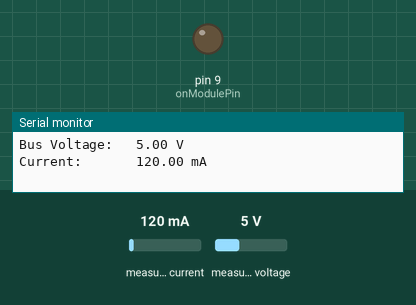
This program was run on a simulated Arduino Nano, built for the host (arithmetic inside an expression is 32-bit, double 64-bit). On the bench: output pins drawn as LEDs (lit = HIGH), the last lines printed to the serial monitor. Inputs (shaded band) come from the test bench; at power-on: measured current 120 mA, measured voltage 5 V. No MQTT or app messages arrive unless stated; the modem accepts every AT command (registered, SIM ready, sends succeed) and sends nothing else.

Above: at 0.1 s.
At 4.2 s:
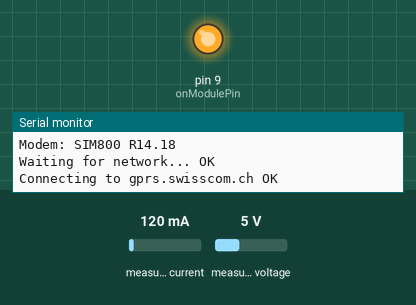
Timing chart, 0 to 7.7 s (numbered marks = the images above):
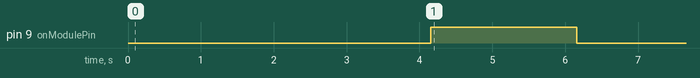

The program:

main.cpp
```cpp
#define TINY_GSM_MODEM_SIM900

#include <Arduino.h>
#include <Wire.h>
#include <Adafruit_INA219.h>
#include <TinyGsmClient.h>
#include <PubSubClient.h>
#include <SoftwareSerial.h>
#include <LowPower.h>
#include <avr/wdt.h>

#define onModulePin 9

/************************* Adafruit.io Setup *********************************/

#define AIO_SERVER      "io.adafruit.com"
#define AIO_SERVERPORT  1883                   // use 8883 for SSL
#define AIO_USERNAME    "theutheu12"
#define AIO_KEY         "a04a04cc104a414fbf30bf271f7a434d"

// Set serial for debug console (to the SerialMon Monitor, default speed 115200)
#define SerialMon Serial

// MQTT details
const char* broker = "io.adafruit.com";
const int mqttPort = 1883;
const char* mqttUser = "theutheu12";
const char* mqttPassword = "a04a04cc104a414fbf30bf271f7a434d";

// Your GPRS credentials
// Leave empty, if missing user or pass
const char apn[]  = "gprs.swisscom.ch";
const char user[] = "";
const char pass[] = "";

const int count = 15; //90 = 12min

long lastReconnectAttempt = 0;

int i=0;

Adafruit_INA219 ina219;

SoftwareSerial mySerial(7,8);

TinyGsm modem(mySerial);
TinyGsmClient client(modem);
PubSubClient mqtt(client);

int8_t sendATcommand(char* ATcommand, char* expected_answer, unsigned int timeout);
void power_on();
void power_off();
void mqttCallback(char* topic, byte* payload, unsigned int len);
boolean mqttConnect();

void setup()
{
  // put your setup code here, to run once:
  //wdt_disable();
  pinMode(onModulePin, OUTPUT);
  SerialMon.begin(115200);
  mySerial.begin(115200);
  ina219.begin();
  //wdt_enable(WDTO_8S);
}

/////////////////////////////////////////////////////////
// loop
////////////////////////////////////////////////////////

void loop()
{

  float busvoltage = 0;
  busvoltage = ina219.getBusVoltage_V();
  char voltagestring[5];
  char voltage_message[30];
  dtostrf(busvoltage,3,1,voltagestring);
  sprintf(voltage_message, "%s", voltagestring);

  float current = 0;
  current = ina219.getCurrent_mA();
  char currentstring[5];
  char current_message[30];
  dtostrf(current,3,1,currentstring);
  sprintf(current_message, "%s", currentstring);

  SerialMon.print("Bus Voltage:   "); Serial.print(busvoltage); Serial.println(" V");
  SerialMon.print("Current:       "); Serial.print(current); Serial.println(" mA");
  SerialMon.println("");

  power_on();
  delay(1000);

  // Restart takes quite some time
  // To skip it, call init() instead of restart()
  SerialMon.println("Initializing modem...");

  //if (!modem.restart()) {
    if (!modem.init()) {
      SerialMon.println("Failed to restart modem, delaying 10s and retrying");
      delay(10000L);
      // restart autobaud in case GSM just rebooted
      // TinyGsmAutoBaud(SerialAT, GSM_AUTOBAUD_MIN, GSM_AUTOBAUD_MAX);
      return;
    }

  String modemInfo = modem.getModemInfo();
  SerialMon.print("Modem: ");
  SerialMon.println(modemInfo);

  // Unlock your SIM card with a PIN
  //modem.simUnlock("1234");

  SerialMon.print("Waiting for network...");
  if (!modem.waitForNetwork())
  {
    SerialMon.println(" fail");
    goto end;
  }
  SerialMon.println(" OK");

  SerialMon.print("Connecting to ");
  SerialMon.print(apn);
  if (!modem.gprsConnect(apn, user, pass))
  {
    SerialMon.println(" fail");
    goto end;
  }
  SerialMon.println(" OK");

  // MQTT Broker setup
  mqtt.setServer(broker, mqttPort);
  mqtt.setCallback(mqttCallback);

  if (mqtt.connect("SIM900", mqttUser, mqttPassword))
  {
    mqtt.publish("theutheu12/feeds/voltage",voltage_message);
    mqtt.publish("theutheu12/feeds/current",current_message);
    mqtt.disconnect();
  }
  else
  {
    SerialMon.print("failed with state ");
    SerialMon.print(mqtt.state());
    goto end;
  }


  delay(2000);
  power_off();
  SerialMon.print("SIM900 power off");
  delay(200);

  for (size_t i = 0; i < count; i++)
  {
    LowPower.powerDown(SLEEP_8S, ADC_OFF, BOD_OFF);
  }

end:
  delay(1);
}

// Cette fonction permet d'envoyer des commandes AT au module GSM.
int8_t sendATcommand(char* ATcommand, char* expected_answer, unsigned int timeout){

    uint8_t x=0,  answer=0;
    char response[100];
    unsigned long previous;

    // Initialisation de la chaine de caractère (string).
    memset(response, '\0', 100);

    delay(100);

    // Initialisation du tampon d'entrée (input buffer).
    while( mySerial.available() > 0) mySerial.read();

    // Envoi des commandes AT
    mySerial.println(ATcommand);


    x = 0;
    previous = millis();

    // Cette boucle attend la réponse du module GSM.

    do{
// Cette commande vérifie s'il y a des données disponibles dans le tampon.
//Ces données sont comparées avec la réponse attendue.
        if(mySerial.available() != 0){
            response[x] = mySerial.read();
            x++;
            // Comparaison des données
            if (strstr(response, expected_answer) != NULL)
            {
                answer = 1;
            }
        }
    // Attente d'une réponse.
    }while((answer == 0) && ((millis() - previous) < timeout));

    //SerialMon.println(response); //Cette ligne permet de debuguer le programme en cas de problème !
    return answer;
}

void power_on(){

    uint8_t answer=0;

    // Cette commande vérifie si le module GSM est en marche.
    answer = sendATcommand("AT", "OK", 2000);
    SerialMon.println(answer, DEC);
    if (answer == 0)
    {
        // Mise en marche du module GSM
        digitalWrite(onModulePin,HIGH);
        delay(3000);
        digitalWrite(onModulePin,LOW);

        unsigned long startedWaiting = millis();
        while(answer == 0 && millis() - startedWaiting <= 10000)
        {
          answer = sendATcommand("AT", "OK", 2000);
          SerialMon.println("AT");
        }

        /*// Envoie d'une commande AT toutes les deux secondes et attente d'une réponse.
        while(answer == 0){
            answer = sendATcommand("AT", "OK", 2000);
        }*/
    }

}

void power_off(){
  pinMode(9, OUTPUT);
  digitalWrite(9,LOW);
  delay(1000);
  digitalWrite(9,HIGH);
  delay(2000);
  digitalWrite(9,LOW);
  delay(3000);
}

void mqttCallback(char* topic, byte* payload, unsigned int len) {}
```

Measured:
- by itself, pin 9 (onModulePin): LOW → HIGH at 4.2 s, → LOW 2.0 s later
